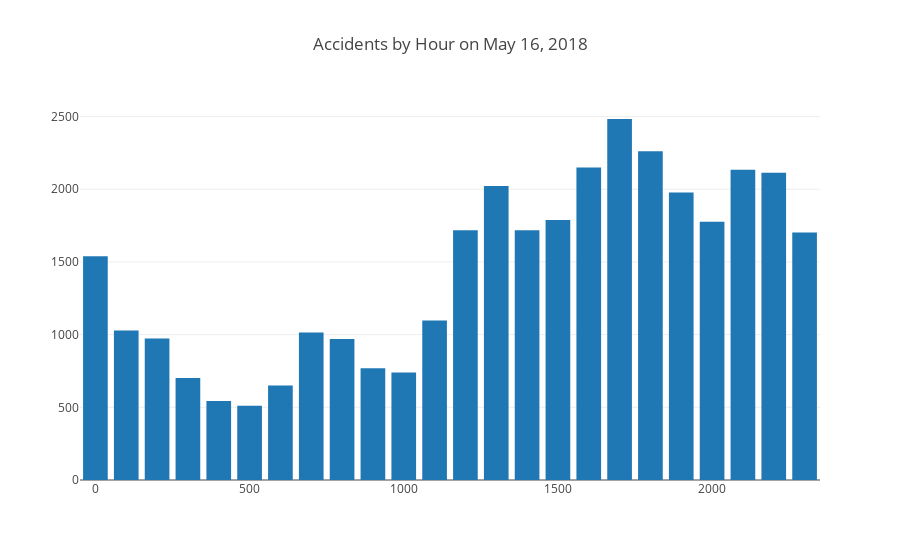

Here is the notebook cell this chart was saved with:
### Code cell
data = [trace10]
layout = go.Layout(
    barmode='stack',
    title='Accidents by Hour on May 16, 2018'
)

fig = go.Figure(data=data, layout=layout)
py.offline.iplot(fig)

### Figure 1 — Plotly figure (JSON) as saved in the notebook; plotly's stock layout.template omitted (floating-point values rounded to 4 significant figures)
{"data": [{"name": "Accidents by Hour on May 16, 2018", "type": "bar", "uid": "f4eae1e8-b30c-4315-a178-4a01ac8fd85a", "x": ["0000", "0100", "0200", "0300", "0400", "0500", "0600", "0700", "0800", "0900", "1000", "1100", "1200", "1300", "1400", "1500", "1600", "1700", "1800", "1900", "2000", "2100", "2200", "2300"], "y": [1539, 1029, 973, 702, 544, 510, 650, 1014, 970, 769, 740, 1097, 1718, 2022, 1718, 1788, 2150, 2483, 2261, 1977, 1777, 2134, 2113, 1703]}], "layout": {"barmode": "stack", "title": {"text": "Accidents by Hour on May 16, 2018"}}}
